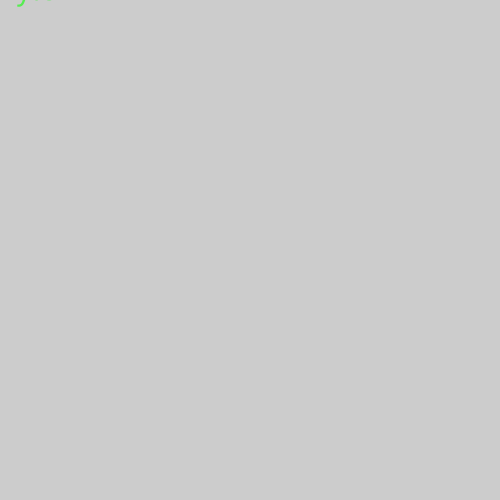
Frame 1 (no input)
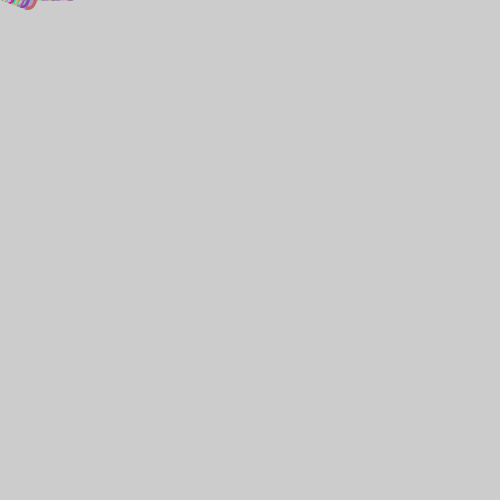
Frame 60 (the mouse pressed at the canvas centre just before this capture)
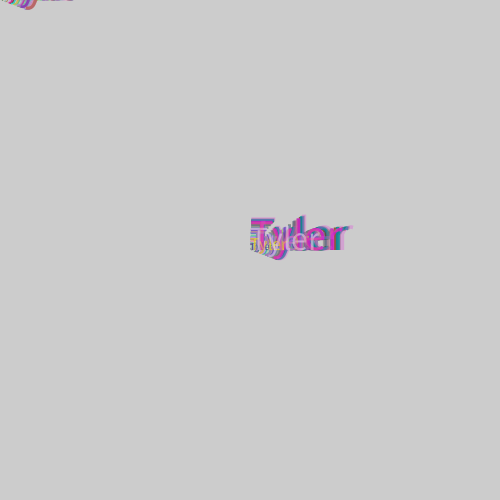
Frame 120 (the mouse held since frame 60 and released just before this capture)

The Processing sketch that drew these frames (run headless with seeded random() and noise(); from frame 60 on, the mouse is pressed at the canvas centre):

// Processing sketch: sketch_01_Exercise18
// ── sketch_01_Exercise18.pde
void setup(){
  size(500,500);
}
void draw(){
  textSize(random(50));
  fill(random(255),random(255),random(255),random(255));
  text("Tyler",mouseX,mouseY);
}
